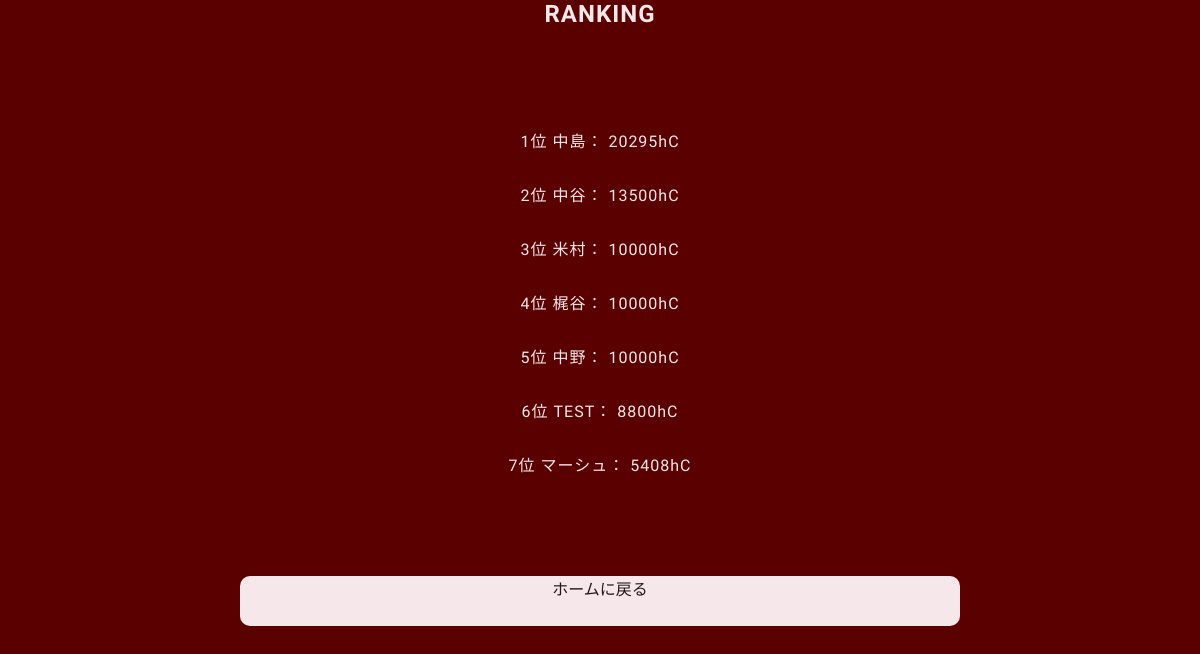
/higacoin/higacoin_m/ranking.php (signed in), run on the app's committed database.
### tables this page shows
CREATE TABLE `userData` (
  `id` int(11) NOT NULL,
  `user_name` varchar(255) NOT NULL,
  `password` varchar(255) NOT NULL,
  `higacoin` int(11) NOT NULL,
  `trade_amount` int(11) NOT NULL DEFAULT 0,
  `trade_bitcoin` int(11) NOT NULL DEFAULT 0,
  `lend_amount` int(11) NOT NULL DEFAULT 0,
  `percentage` int(11) NOT NULL DEFAULT 0,
  `past_date` int(11) NOT NULL DEFAULT 0,
  `lend_from_id` int(11) NOT NULL DEFAULT 0
);

### higacoin/higacoin_m/ranking.php (the view, shortened to what this page needs)
<!DOCTYPE html>
<html lang="ja">
<head>
  <link rel="stylesheet" href="stylesheet.css">
</head>
<body>
  <h2 class="error_message">RANKING</h2>
  <ul>
    <?php
    $number = 0;
    $higacoin = array();
    try {
      $pdo = new PDO(DSN, DB_USER, DB_PASS);
      $pdo->setAttribute(PDO::ATTR_ERRMODE, PDO::ERRMODE_EXCEPTION);
      $sql = "SELECT * FROM userData ORDER BY higacoin DESC";
      $higacoin = $pdo->query($sql);
    } catch (Exception $e) {
      echo $e->getMessage() . PHP_EOL;
    }
    echo '<div class="ranking_cover">';
    foreach ($higacoin as $value) {
      if ($value['user_name'] != 'ADMIN') {
        $number++;
        echo '<p class="error_message ranking">' . $number . '位  ' . $value['user_name'] . '：  ';
        echo $value['higacoin'] . 'hC</p>';
      }
    }
    echo '</div>';
    ?>
  </ul>
  <main>
    <a class="invite" href="./">ホームに戻る</a>
  </main>
</body>
</html>

### higacoin/higacoin_m/stylesheet.css (style rules this page uses)
* { font-family: 'Kaisei HarunoUmi', serif; margin: 0; padding: 0; }
a { text-decoration: none; color: #22181C; }
body { background-color: #5A0001; }
main { width: 900px; margin: 0 auto; margin-top: 100px; }
.invite { display: block; width: 80%; border: none; background-color: #F6E8EA; text-align: center; margin: 0 auto; height: 50px; border-radius: 10px; transition: all .5s; }
.error_message { color: #F6E8EA; text-align: center; letter-spacing: 1px; }
.ranking_cover { margin-top: 100px; }
.ranking { margin-top: 30px; }

### data on the page
userdata: user_name "中島", higacoin "20295"
userdata: user_name "中谷", higacoin "13500"
userdata: user_name "米村", higacoin "10000"
userdata: user_name "梶谷", higacoin "10000"
userdata: user_name "中野", higacoin "10000"
userdata: user_name "TEST", higacoin "8800"
userdata: user_name "マーシュ", higacoin "5408"
